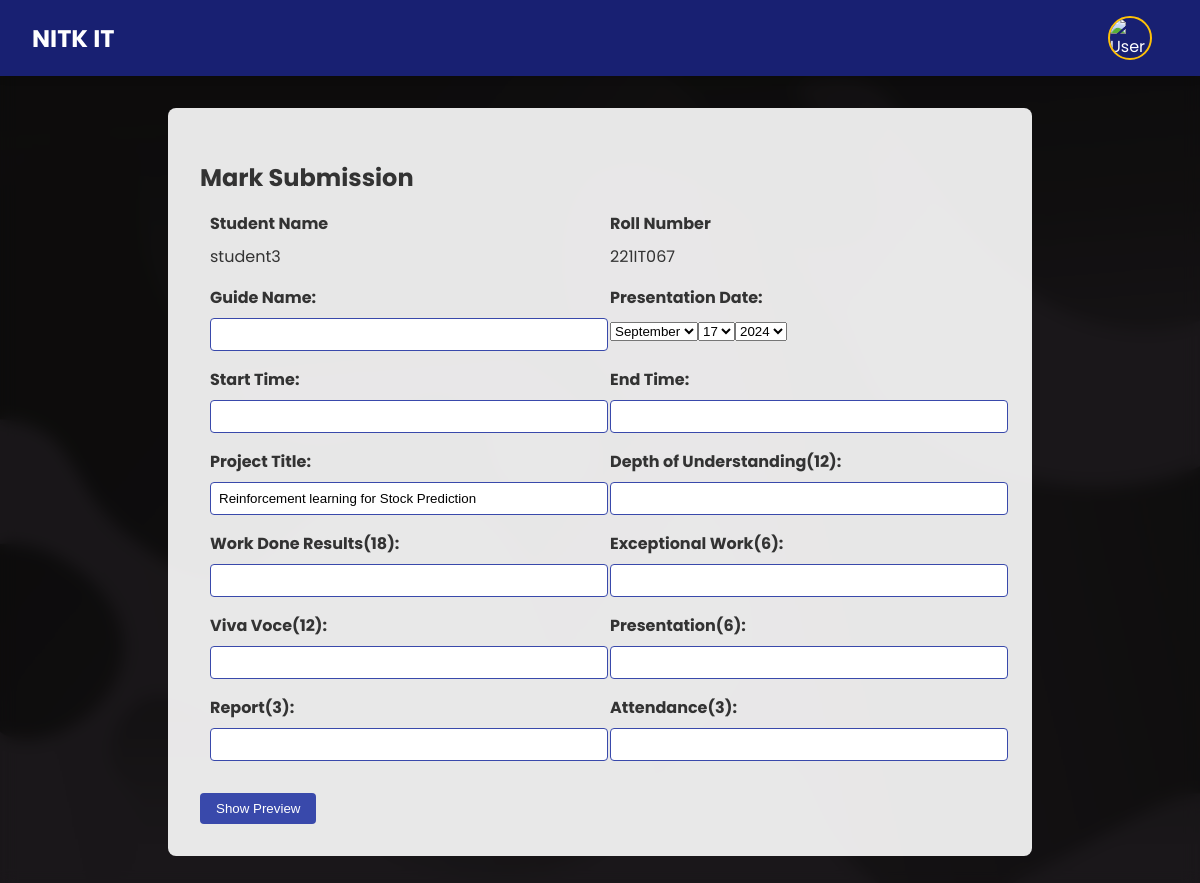
Screenshot of /students/midsem/1/ (signed in) with the database file from the repository.
### mainapp/models.py (models this page shows, shortened)
class Student(models.Model):
    ROLE_CHOICES = [
        ('mentor', 'Mentor'),
        ('examiner', 'Examiner'),
    ]
    role = models.CharField(max_length=10, choices=ROLE_CHOICES, default='mentor')
    name = models.CharField(max_length=100, null=True)
    roll_number = models.CharField(max_length=20, unique=True)
    email = models.EmailField(null=True)
    project_title = models.CharField(max_length=255, default='N/A')
    presentation_date = models.DateField(null=True)
    presentation_from_time = models.CharField(max_length=100, default='N/A')
    presentation_to_time = models.CharField(max_length=100, default='N/A')
    professor = models.ForeignKey(User, on_delete=models.CASCADE, related_name='mentored_students')
    examiners = models.ManyToManyField(User, related_name='examined_students', through='ExaminerAssignment')
    submission_status = models.CharField(
        max_length=10,
        choices=[('green', 'Submitted'), ('red', 'Not Submitted')],
        default='red'
    )
    submission_endstatus = models.CharField(
        max_length=10,
        choices=[('green', 'Submitted'), ('red', 'Not Submitted')],
        default='red'
    )
    midsem_marks = models.IntegerField(default=0)
    total_midsem_marks = models.IntegerField(default=0)
    endsem_marks = models.IntegerField(default=0)
    total_endsem_marks = models.IntegerField(default=0)
    password = models.CharField(max_length=128, default='nopw123@')
    professor_marks = models.IntegerField(default=0)
    professor_endmarks = models.IntegerField(default=0)

### mainapp/views.py (the view)
# urls.py: path('students/midsem/<int:student_id>/', views.update_midsem_marks, name='update_midsem_marks'),
@login_required
def update_midsem_marks(request, student_id):
    student = get_object_or_404(Student, id=student_id)
    user = request.user
    if user == student.professor:
        role = 'mentor'
        FormClass = MentorMarksForm
    else:
        role = 'examiner'
        FormClass = ExaminerMarksForm
        examiner_assignment = get_object_or_404(ExaminerAssignment, student=student, examiner=user)
    if request.method == 'POST':
        form = FormClass(request.POST)
        if form.is_valid():
            marksheet, created = MarkSheet.objects.get_or_create(student=student, user=user)
            for field in form.cleaned_data:
                setattr(marksheet, field, form.cleaned_data[field])
            marksheet.save()
            total_marks = sum(form.cleaned_data[field] for field in form.cleaned_data
                              if field not in ['guide_name', 'presentation_date', 'start_time', 'end_time', 'project_title'])
            if role == 'mentor':
                student.professor_marks = total_marks
                student.save()
            else:
                examiner_assignment.examiner_marks = total_marks
                examiner_assignment.submission_status = 'Submitted'  # Update submission status
                examiner_assignment.save()
            student.update_total_marks()
            student.update_submission_status()
            messages.success(request, "Midsem marks updated successfully and email sent.")
            return redirect('student_list', role=role)
    else:
        initial_data = {}
        if role == 'mentor':
            initial_data = {field: getattr(student, field) for field in FormClass.base_fields if hasattr(student, field)}
        else:
            initial_data = {'examiner_marks': examiner_assignment.examiner_marks}
        form = FormClass(initial=initial_data)
    context = {
        'form': form,
        'student': student,
        'role': role,
        'submission_status': examiner_assignment.submission_status if role == 'examiner' else None,
    }
    return render(request, 'authentication/update_midsem_marks.html', context)

### templates/authentication/update_midsem_marks.html (shortened to what this page needs)
{% load static %}
<!DOCTYPE html>
<html lang="en">
<head>
    <link rel="stylesheet" href="">
</head>
<body>
    <nav>
        <a href="#" class="logo">NITK IT</a>
        <div class="user-profile">
            <img src="{% static 'user-avatar.jpg' %}" alt="User Avatar" class="user-avatar">
        </div>
    </nav>
    <main>
        <div class="form-container">
            <form id="marksheetForm" method="post">
                <h2>Mark Submission</h2>
                <div class="form-row">
                    <div class="form-group">
                        <label for="student_name">Student Name</label>
                        <span class="font-medium">{{ student.name }}</span>
                    </div>
                    <div class="form-group">
                        <label for="roll_no">Roll Number</label>
                        <span class="font-medium">{{ student.roll_number }}</span>
                    </div>
                </div>
                <div class="form-row">
                    {% for field in form %}
                        <div class="form-group">
                            {{ field.label_tag }}
                            {{ field }}
                        </div>
                        {% if forloop.counter|divisibleby:2 %}
                            </div><div class="form-row">
                        {% endif %}
                    {% endfor %}
                </div>
                <div class="form-button-container">
                    <button type="button" id="previewButton">Show Preview</button>
                </div>
            </form>
        </div>
    </main>
</body>
</html>

### rows the page displays
Student: name "student3", roll_number "221IT067", form "Reinforcement learning for Stock Prediction"

### other values shown
{{ field.label_tag }} "Guide Name:" "Presentation Date:" "Start Time:" "End Time:" "Project Title:" "Depth of Understanding(12):" "Work Done Results(18):" "Exceptional Work(6):" "Viva Voce(12):" "Presentation(6):" "Report(3):" "Attendance(3):"
